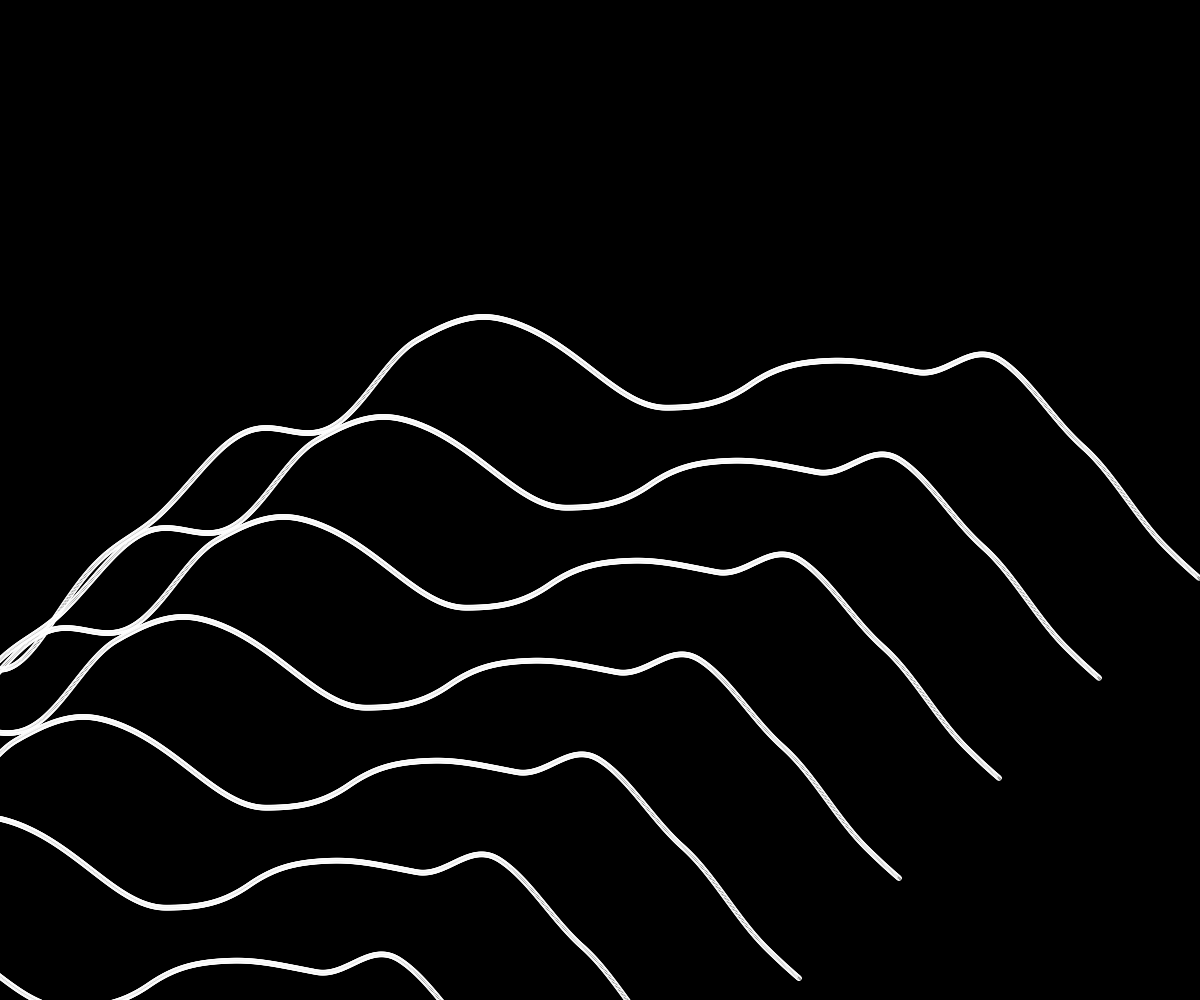
Frame 1 (no input)
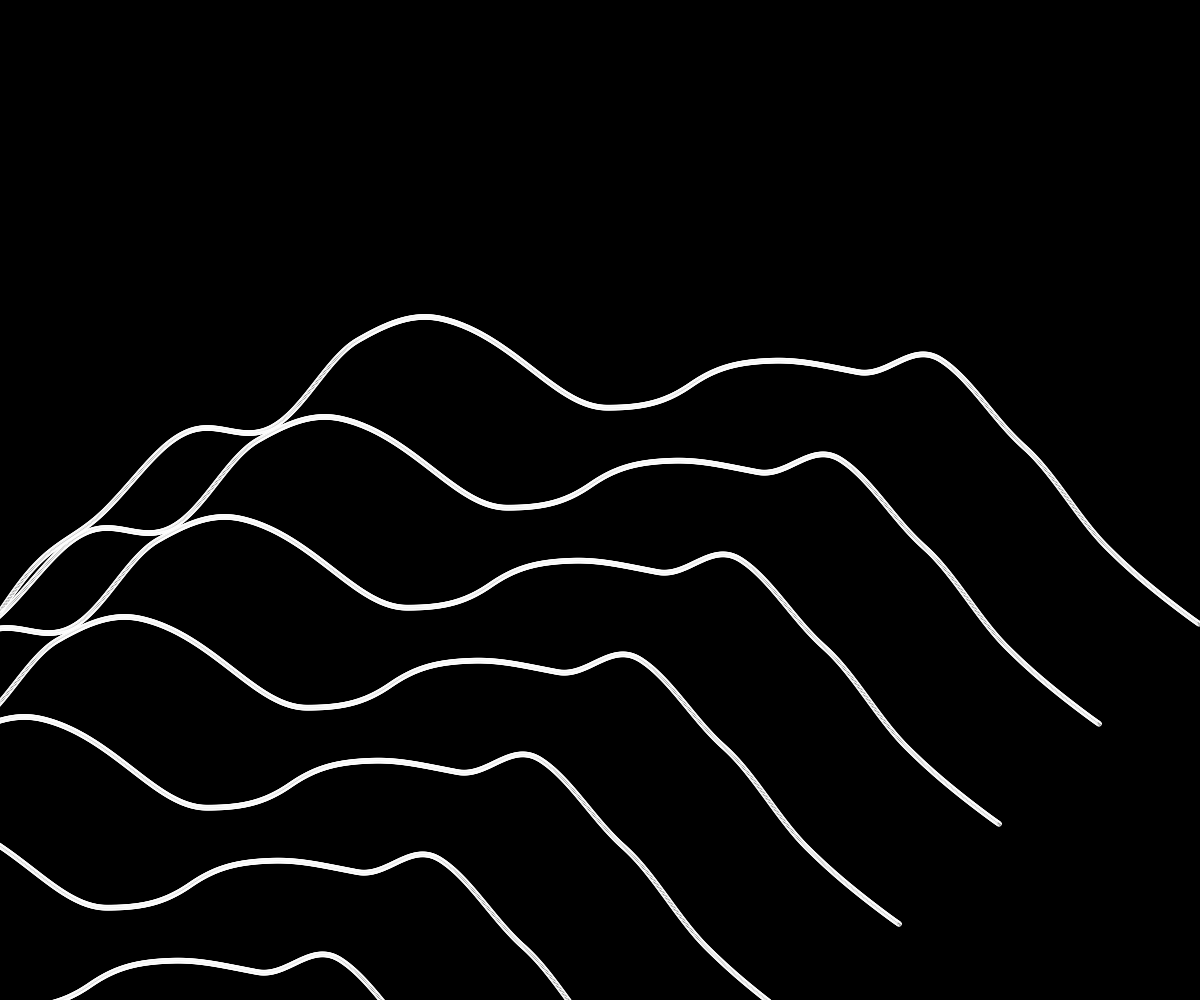
Frame 60 (no input)
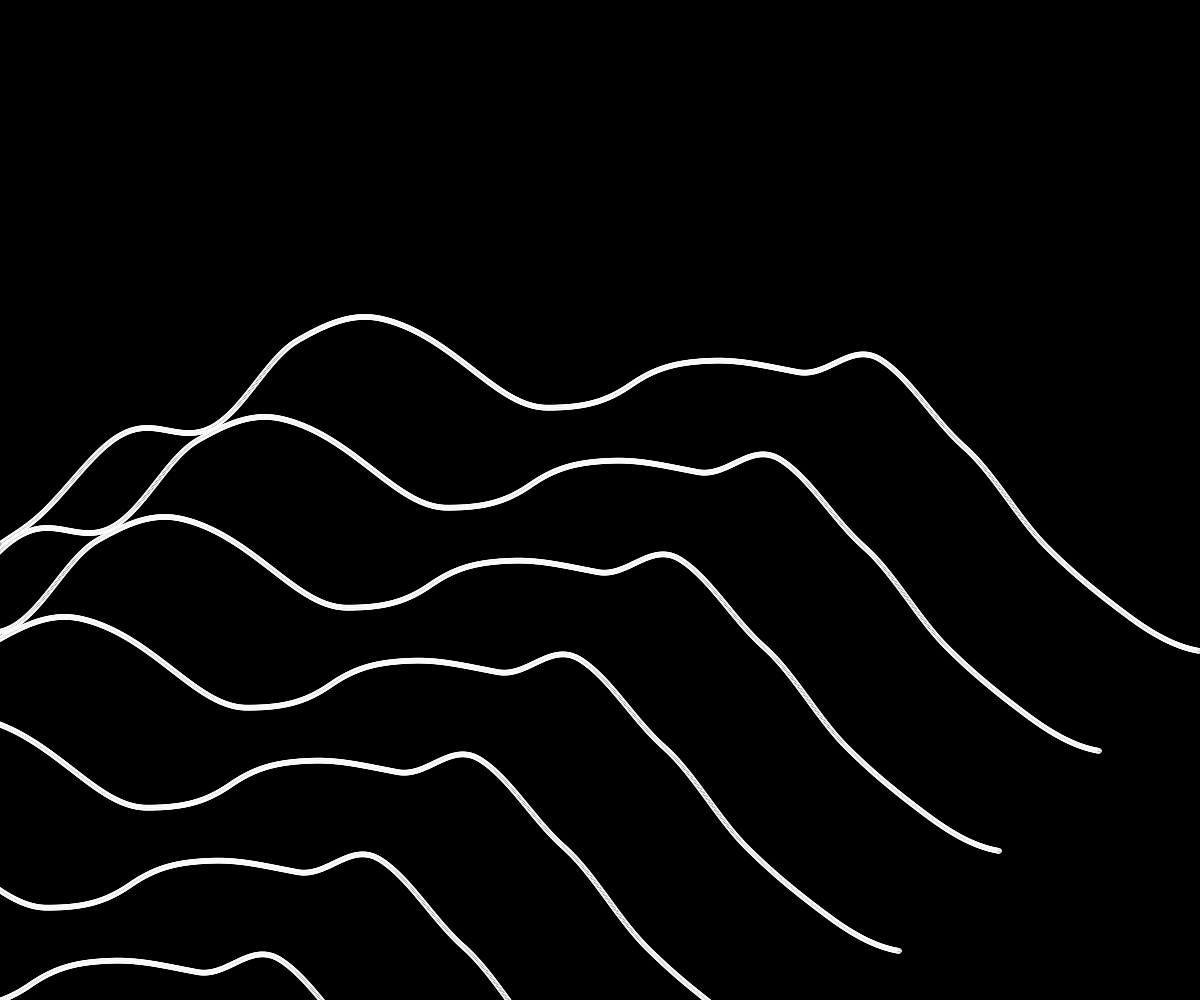
Frame 120 (the mouse pressed at the canvas centre since frame 60)

The p5.js sketch that drew these frames (run headless with seeded random() and noise() and a simulated clock; from frame 60 on, the mouse is pressed at the canvas centre):

// p5.js sketch
// ── sketch.js
var increment = 0.0015;
var start = 0;

function setup(){
    createCanvas(windowWidth, windowHeight);
}

function windowResized() {
    resizeCanvas(windowWidth, windowHeight);
}

function drawL(i){
    stroke(255);
    noFill();
    beginShape();  
    var xoff = start;
    for (var x = 0; x < windowWidth; x++){
        var y = noise(xoff) * windowHeight;
        // vertex(x, y + i);
        ellipse(x - i, y + i, 5, 5);
        xoff += increment;
    }
    start += 0.00015;
    endShape();
}

function draw(){
    var yoff = 100;
    background(0);
    for (var i = 0; i < windowHeight; i += yoff){
        drawL(i);
    }
}
